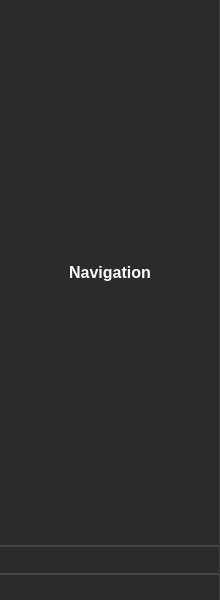
<?xml version="1.0" encoding="UTF-8"?>
<ui version="4.0">
 <class>NavigationSidebar</class>
 <widget class="QWidget" name="NavigationSidebar">
  <property name="geometry">
   <rect>
    <x>0</x>
    <y>0</y>
    <width>220</width>
    <height>600</height>
   </rect>
  </property>
  <property name="windowTitle">
   <string>Navigation</string>
  </property>
  <property name="styleSheet">
   <string>QWidget#NavigationSidebar {
    background-color: #2B2B2B;
    border-right: 1px solid #404040;
}

QLabel#titleLabel {
    color: #FFFFFF;
    font-size: 16px;
    font-weight: bold;
    padding: 10px 15px;
}

QFrame#separator {
    background-color: #404040;
    max-height: 1px;
    min-height: 1px;
}</string>
  </property>
  <layout class="QVBoxLayout" name="verticalLayout">
   <property name="spacing">
    <number>0</number>
   </property>
   <property name="leftMargin">
    <number>0</number>
   </property>
   <property name="topMargin">
    <number>0</number>
   </property>
   <property name="rightMargin">
    <number>0</number>
   </property>
   <property name="bottomMargin">
    <number>0</number>
   </property>
   <item>
    <widget class="QLabel" name="titleLabel">
     <property name="text">
      <string>Navigation</string>
     </property>
     <property name="alignment">
      <set>Qt::AlignCenter</set>
     </property>
    </widget>
   </item>
   <item>
    <widget class="QFrame" name="separator">
     <property name="frameShape">
      <enum>QFrame::HLine</enum>
     </property>
     <property name="frameShadow">
      <enum>QFrame::Sunken</enum>
     </property>
    </widget>
   </item>
   <item>
    <layout class="QVBoxLayout" name="navigationLayout">
     <property name="spacing">
      <number>5</number>
     </property>
     <property name="leftMargin">
      <number>10</number>
     </property>
     <property name="topMargin">
      <number>15</number>
     </property>
     <property name="rightMargin">
      <number>10</number>
     </property>
     <property name="bottomMargin">
      <number>10</number>
     </property>
    </layout>
   </item>
   <item>
    <widget class="QFrame" name="footerSeparator">
     <property name="frameShape">
      <enum>QFrame::HLine</enum>
     </property>
     <property name="frameShadow">
      <enum>QFrame::Sunken</enum>
     </property>
     <property name="styleSheet">
      <string>background-color: #404040;
max-height: 1px;
min-height: 1px;</string>
     </property>
    </widget>
   </item>
   <item>
    <layout class="QVBoxLayout" name="footerLayout">
     <property name="spacing">
      <number>5</number>
     </property>
     <property name="leftMargin">
      <number>10</number>
     </property>
     <property name="topMargin">
      <number>10</number>
     </property>
     <property name="rightMargin">
      <number>10</number>
     </property>
     <property name="bottomMargin">
      <number>15</number>
     </property>
    </layout>
   </item>
  </layout>
 </widget>
 <resources/>
 <connections/>
</ui>
